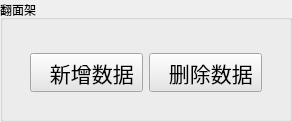
        <widget class="QWidget" name="page_4">
         <layout class="QVBoxLayout" name="verticalLayout_18">
          <property name="leftMargin">
           <number>0</number>
          </property>
          <property name="topMargin">
           <number>0</number>
          </property>
          <property name="rightMargin">
           <number>0</number>
          </property>
          <property name="bottomMargin">
           <number>0</number>
          </property>
          <item>
           <widget class="QGroupBox" name="groupBox_7">
            <property name="title">
             <string>翻面架</string>
            </property>
            <layout class="QVBoxLayout" name="verticalLayout_16">
             <item>
              <widget class="QWidget" name="widget_16" native="true">
               <layout class="QVBoxLayout" name="verticalLayout_17" stretch="4,1">
                <item>
                 <widget class="QWidget" name="widget_17" native="true">
                  <widget class="QLabel" name="label_6">
                   <property name="geometry">
                    <rect>
                     <x>60</x>
                     <y>60</y>
                     <width>68</width>
                     <height>15</height>
                    </rect>
                   </property>
                   <property name="text">
                    <string>TextLabel</string>
                   </property>
                  </widget>
                  <widget class="QLineEdit" name="lineEdit_5">
                   <property name="geometry">
                    <rect>
                     <x>190</x>
                     <y>60</y>
                     <width>113</width>
                     <height>21</height>
                    </rect>
                   </property>
                  </widget>
                 </widget>
                </item>
                <item>
                 <widget class="QWidget" name="widget_18" native="true">
                  <layout class="QHBoxLayout" name="horizontalLayout_8">
                   <item>
                    <widget class="QToolButton" name="toolButton_11">
                     <property name="sizePolicy">
                      <sizepolicy hsizetype="Fixed" vsizetype="Fixed">
                       <horstretch>0</horstretch>
                       <verstretch>0</verstretch>
                      </sizepolicy>
                     </property>
                     <property name="font">
                      <font>
                       <family>楷体</family>
                       <pointsize>16</pointsize>
                       <kerning>true</kerning>
                      </font>
                     </property>
                     <property name="contextMenuPolicy">
                      <enum>Qt::DefaultContextMenu</enum>
                     </property>
                     <property name="layoutDirection">
                      <enum>Qt::LeftToRight</enum>
                     </property>
                     <property name="styleSheet">
                      <string notr="true">background-color: rgb(229, 229, 229);</string>
                     </property>
                     <property name="text">
                      <string>  新增数据</string>
                     </property>
                     <property name="icon">
                      <iconset resource="resource.qrc">
                       <normaloff>:/img/add.ico</normaloff>:/img/add.ico</iconset>
                     </property>
                     <property name="iconSize">
                      <size>
                       <width>40</width>
                       <height>40</height>
                      </size>
                     </property>
                     <property name="checkable">
                      <bool>false</bool>
                     </property>
                     <property name="checked">
                      <bool>false</bool>
                     </property>
                     <property name="toolButtonStyle">
                      <enum>Qt::ToolButtonTextBesideIcon</enum>
                     </property>
                    </widget>
                   </item>
                   <item>
                    <widget class="QToolButton" name="toolButton_12">
                     <property name="sizePolicy">
                      <sizepolicy hsizetype="Fixed" vsizetype="Fixed">
                       <horstretch>0</horstretch>
                       <verstretch>0</verstretch>
                      </sizepolicy>
                     </property>
                     <property name="font">
                      <font>
                       <family>楷体</family>
                       <pointsize>16</pointsize>
                      </font>
                     </property>
                     <property name="styleSheet">
                      <string notr="true">background-color: rgb(229, 229, 229);</string>
                     </property>
                     <property name="text">
                      <string>  删除数据</string>
                     </property>
                     <property name="icon">
                      <iconset resource="resource.qrc">
                       <normaloff>:/img/delete.ico</normaloff>:/img/delete.ico</iconset>
                     </property>
                     <property name="iconSize">
                      <size>
                       <width>40</width>
                       <height>40</height>
                      </size>
                     </property>
                     <property name="popupMode">
                      <enum>QToolButton::DelayedPopup</enum>
                     </property>
                     <property name="toolButtonStyle">
                      <enum>Qt::ToolButtonTextBesideIcon</enum>
                     </property>
                    </widget>
                   </item>
                  </layout>
                 </widget>
                </item>
               </layout>
              </widget>
             </item>
            </layout>
           </widget>
          </item>
         </layout>
        </widget>
